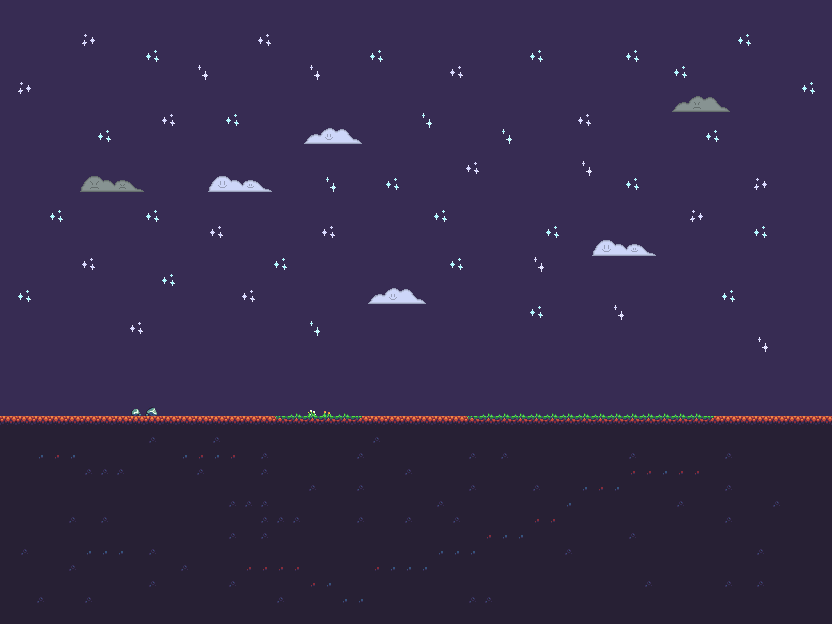

The image is a tile-based game level rendered from a .tmx file. Its description and source (layers, tilesets, objects; grid data summarised) follow:
An orthogonal 52x39 tile map with 16x16 px tiles, 3 tile layers (sky, clouds, ground), 2 tilesets.

<map version="1.10" tiledversion="1.11.2" orientation="orthogonal" renderorder="right-down" width="52" height="39" tilewidth="16" tileheight="16" infinite="0" nextlayerid="5" nextobjectid="1">
 <editorsettings>
  <export target="robot_run_map.lua" format="lua" />
 </editorsettings>
 <tileset firstgid="1" name="sheet" tilewidth="16" tileheight="16" tilecount="136" columns="17">
  <image source="sheet.png" width="272" height="128" />
 </tileset>
 <tileset firstgid="137" name="HeavensTiles" tilewidth="16" tileheight="16" tilecount="640" columns="32">
  <image source="HeavensTiles.png" width="512" height="320" />
 </tileset>
 <layer id="2" name="sky" width="52" height="39">
  <data>[2028 cells, 1352 non-empty, 1 distinct tile ids]</data>
 </layer>
 <layer id="4" name="clouds" width="52" height="39">
  <data>[2028 cells, 71 non-empty, 21 distinct tile ids]</data>
 </layer>
 <layer id="1" name="ground" width="52" height="39">
  <data>[2028 cells, 696 non-empty, 13 distinct tile ids]</data>
 </layer>
</map>
